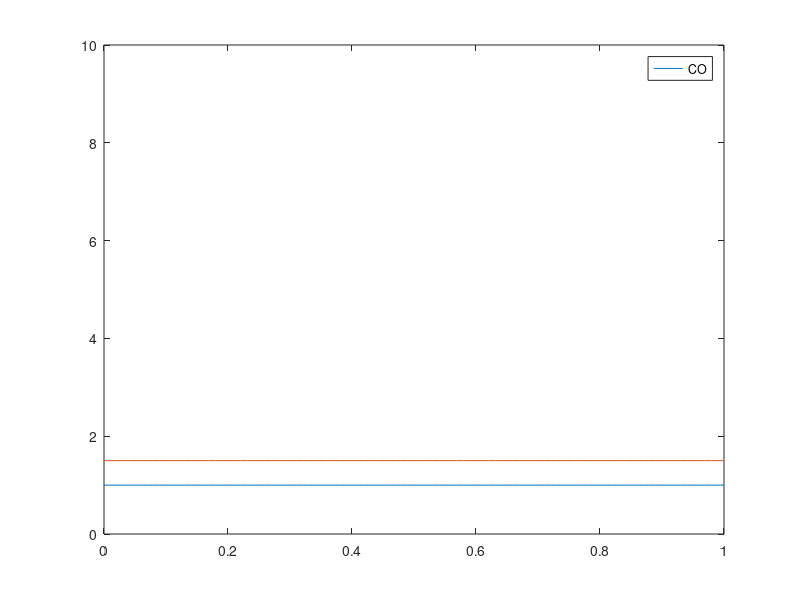

MATLAB code for this plot:
% This matlab files describes different polynomial functions that 
% describe the cost in terms of money and CO2 emitted for different
% sources of energy.

clc; clear all; close all;

% The energy sources considered are: Coal, Oil, Gas, Hydro, Wind, Solar,
% Nuclear & Biomass
% Possible extra sources could be: Geothermal

% List of possible sources
sources = ["Coal"; "Oil"; "Gas"; "Hydro"; "Wind"; "Solar"; "Nuclear"; "Biomass"];

% List of polynomial coefficients that describe the relative cost
% i.e. gas is twice as expensive as coal
moneypoly = [0, 0, 1; 0, 0, 1.5; 0, 0, 2; 0, 0, 3; 0, 0, 3; 0, 0, 2; 0, 0, 5; 0, 0, 2];
moneyCoal = [0, 0, 1];
moneyGas = [0, 0, 1.5];

% Evaluate the data needed to plot the polynomials for different sources.
coal = zeros(1, 101);
gas = zeros(1, 101);
percentages = zeros(1, 101);
for i = 0:100
    percentages(i+1) = i/100;
    coal(i+1) = polyval(moneyCoal, i/100);
    gas(i+1) = polyval(moneyGas, i/100);
end

% Plot the specific polynomials of the different sources.
plot(percentages, coal, percentages, gas)
xlim([0 1])
ylim([0 10])
legend(sources(1:2))

